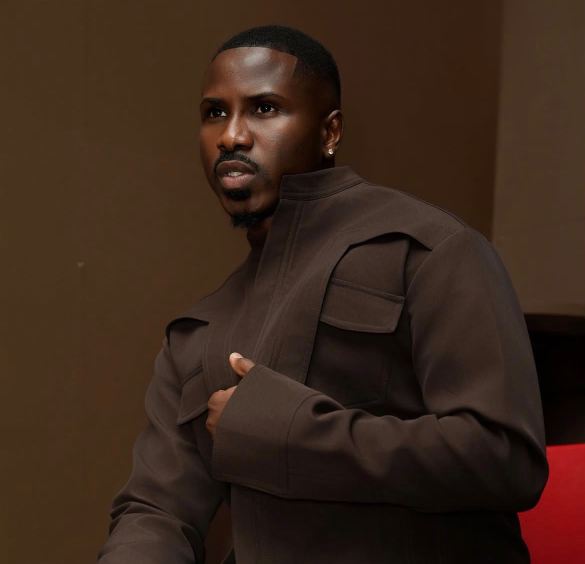
#> input picture backend/billetterie/ressources/artiste.jpeg, 1170 x 1128 px, found by its file name (shown at 1/2 size)
$ python generer_affiche.py
#> lines starting #> are read from the running program, lines starting #| are printed output that depends on the picture
"""Affiches et flyer « photo plein cadre » (300 dpi) — Dip Doundou Guiss, Mboro — CJICS présente.

Génère :
    public/affiche.jpg         A3 paysage (42 x 29,7 cm)  — servie sur le site (/affiche.jpg)
    public/affiche-40x30.jpg   40 x 30 cm paysage
    public/flyer-a5.jpg        flyer A5 portrait (14,8 x 21 cm)

Usage (depuis la racine du projet, sous Windows pour les polices) :
    pip install qrcode pillow numpy
    python outils/generer_affiche.py
"""
from pathlib import Path

import numpy as np
import qrcode
from PIL import Image, ImageDraw, ImageEnhance, ImageFilter, ImageFont

PROJET = Path(__file__).resolve().parent.parent
URL = 'https://billeteriecjics.com'
SITE = 'billeteriecjics.com'
ORGANISATEUR = 'CJICS'
INVITE = 'DJ DANY'  # artiste invité, affiché « avec DJ DANY » sous le nom
INFOLINE = ['+221 71 161 95 47', '+221 77 370 91 07', '+221 78 602 95 98']

DPI = 300
FORMATS = {
    'affiche.jpg': (420, 297),        # A3 paysage, en mm
    'affiche-40x30.jpg': (400, 300),  # 40 x 30 cm paysage
}

NOIR = (8, 8, 9)
OR_CLAIR, OR, OR_FONCE = (246, 222, 150), (212, 175, 55), (140, 109, 31)
CREME = (246, 242, 234)
GRIS = (190, 186, 178)
RUBIS = (232, 62, 86)
PLATINE = (214, 222, 236)

# (libellé, couleur du libellé, prix, couleur du prix)
TARIFS = [
    ('PRÉVENTE', OR, '2 500 FCFA', OR_CLAIR),
    ('JOUR J', RUBIS, '3 000 FCFA', CREME),
    ('VIP', OR_CLAIR, '10 000 FCFA', OR_CLAIR),
    ('VVIP', PLATINE, '25 000 FCFA', CREME),
]


# [11 lines left out: function grille_tarifs, not called in this run]

FONTS = 'C:/Windows/Fonts/'


def bahn(taille, style):
    f = ImageFont.truetype(FONTS + 'bahnschrift.ttf', int(taille))
    f.set_variation_by_name(style)
    return f


def serif(taille):
    return ImageFont.truetype(FONTS + 'georgiab.ttf', int(taille))


# [64 lines left out: functions taille_ajustee, degrade_vertical, texte_or, texte, ligne_invite, not called in this run]


def icone_tel(d, x, y, t, couleur):
    d.rounded_rectangle([x, y, x + t * 0.62, y + t], radius=t * 0.14, outline=couleur, width=max(3, int(t * 0.09)))
    d.line([x + t * 0.22, y + t * 0.83, x + t * 0.40, y + t * 0.83], fill=couleur, width=max(3, int(t * 0.08)))


def assombrir(base, alpha):
    """Superpose du noir selon un masque d'opacité (tableau numpy 0..1)."""
    masque = Image.fromarray((np.clip(alpha, 0, 1) * 255).astype('uint8'), 'L')
    base.paste(Image.new('RGB', base.size, NOIR), (0, 0), masque)


def photo_plein_cadre(source, W, H):
    """Photo agrandie pour couvrir toute l'affiche, l'artiste décalé vers la gauche."""
    echelle = 1.12 * max(W / source.width, H / source.height)
    pw, ph = int(source.width * echelle), int(source.height * echelle)
    photo = source.resize((pw, ph), Image.LANCZOS)
    visage_x = 0.44 * pw  # position du visage dans la photo d'origine
    gauche = int(np.clip(visage_x - 0.36 * W, 0, pw - W))
    photo = photo.crop((gauche, 0, gauche + W, H))
    photo = ImageEnhance.Contrast(photo).enhance(1.12)
    photo = ImageEnhance.Color(photo).enhance(1.05)
    return photo.filter(ImageFilter.UnsharpMask(radius=4, percent=70, threshold=2))


def generer(nom, largeur_mm, hauteur_mm, source):
    W, H = round(largeur_mm / 25.4 * DPI), round(hauteur_mm / 25.4 * DPI)
    u = H / 100
    affiche = photo_plein_cadre(source, W, H)

    # --- Ambiance : voiles sombres (lisibilité) + halo doré de scène
    xs = np.linspace(0, 1, W)[None, :]
    ys = np.linspace(0, 1, H)[:, None]
    voile = np.zeros((H, W))
    voile = np.maximum(voile, np.clip((xs - 0.50) / 0.16, 0, 1) ** 1.2 * 0.82)        # colonne droite
    voile = np.maximum(voile, np.clip((ys - 0.50) / 0.30, 0, 1) ** 1.1 * 0.94)        # bas (nom, infos)
    voile = np.maximum(voile, np.clip((0.14 - ys) / 0.14, 0, 1) * 0.75)               # haut (bandeau)
    vignette = np.clip(((xs - 0.4) ** 2 + (ys - 0.4) ** 2) ** 0.5 - 0.45, 0, 1) * 0.9
    assombrir(affiche, np.maximum(voile, vignette))

    halo = np.exp(-(((xs - 0.80) / 0.28) ** 2 + ((ys - 0.05) / 0.35) ** 2))
    lumiere = np.array(affiche).astype(float)
    lumiere += halo[..., None] * np.array([70, 52, 10])
    grain = np.random.default_rng(26).normal(0, 5, (H, W, 1))
    affiche = Image.fromarray(np.clip(lumiere + grain, 0, 255).astype('uint8'), 'RGB')

    d = ImageDraw.Draw(affiche)
    marge = int(4.5 * u)

    # --- Bandeau : CJICS présente
    f_org = serif(6.6 * u)
    d.text((marge, 3.2 * u), ORGANISATEUR, font=f_org, fill=OR_CLAIR)
    lo = d.textlength(ORGANISATEUR, font=f_org)
    texte(d, marge + lo + 2 * u, 5.8 * u, 'PRÉSENTE', bahn(2.4 * u, 'SemiBold'), CREME, lettrage=0.5 * u)
    texte(d, W - marge, 5.6 * u, SITE, bahn(2.4 * u, 'SemiBold'), GRIS, ancre='droite')

    # --- Colonne droite : rendez-vous
    xc = W - marge
    texte(d, xc, 15 * u, 'EN CONCERT LIVE', bahn(2.7 * u, 'Bold'), OR, lettrage=0.8 * u, ancre='droite')
    largeur_mois = d.textlength('DÉCEMBRE', font=bahn(5 * u, 'Bold'))
    _, _, _, bas_jour = texte_or(affiche, xc - largeur_mois - 2.4 * u, 18.5 * u, '26', serif(19 * u), ancre='droite', ombre=18)
    d = ImageDraw.Draw(affiche)
    texte(d, xc, 21.5 * u, 'DÉCEMBRE', bahn(5 * u, 'Bold'), CREME, ancre='droite')
    texte(d, xc, 28.2 * u, '2026', bahn(5 * u, 'Light'), CREME, ancre='droite')
    texte(d, xc, bas_jour + 2.6 * u, 'SAMEDI  ·  À PARTIR DE 19H', bahn(3.3 * u, 'Bold'), OR_CLAIR, lettrage=0.15 * u, ancre='droite')
    d.line([(xc - 34 * u, bas_jour + 8.6 * u), (xc, bas_jour + 8.6 * u)], fill=OR_FONCE, width=max(3, int(0.22 * u)))
    texte(d, xc, bas_jour + 10.4 * u, 'Terrain de tennis de la', bahn(2.7 * u, 'Regular'), CREME, ancre='droite')
    texte(d, xc, bas_jour + 13.8 * u, 'Cité Mbaye Mbaye', bahn(2.7 * u, 'Regular'), CREME, ancre='droite')
    texte(d, xc, bas_jour + 17.6 * u, 'MBORO', bahn(3.4 * u, 'Bold'), OR, lettrage=0.9 * u, ancre='droite')

    # --- QR code (coin bas droit)
    q = qrcode.QRCode(error_correction=qrcode.constants.ERROR_CORRECT_H, border=2, box_size=24)
    q.add_data(URL)
    q.make(fit=True)
    cote = int(19 * u)
    qr = q.make_image(fill_color='black', back_color='white').convert('RGB').resize((cote, cote), Image.NEAREST)
    qx, qy = W - marge - cote, int(64 * u)
    d.rounded_rectangle([qx - 1.1 * u, qy - 1.1 * u, qx + cote + 1.1 * u, qy + cote + 1.1 * u], radius=int(1.2 * u), fill='white', outline=OR, width=max(4, int(0.35 * u)))
    affiche.paste(qr, (qx, qy))
    d = ImageDraw.Draw(affiche)
    texte(d, qx + cote / 2, qy + cote + 2.2 * u, 'SCANNEZ & RÉSERVEZ', bahn(2.2 * u, 'Bold'), OR_CLAIR, lettrage=0.2 * u, ancre='centre')

    # --- Nom de l'artiste, en grand, en bas à gauche
    largeur_nom = qx - 4 * u - marge
    titre = taille_ajustee('DIP DOUNDOU GUISS', serif, 16 * u, largeur_nom)
    _, haut_nom, _, bas_nom = texte_or(affiche, marge, 50.5 * u, 'DIP DOUNDOU GUISS', titre, ombre=30)
    d = ImageDraw.Draw(affiche)
    bas_invite = ligne_invite(d, marge + 0.4 * u, bas_nom + 2.2 * u, 4.4 * u)

    # --- Tarifs, sous le nom
    yt = bas_invite + 2.6 * u
    x = marge
    f_etiq, f_prix = bahn(2.2 * u, 'Bold'), bahn(4.2 * u, 'Bold')
    for i, (etiquette, couleur, prix, couleur_prix) in enumerate(TARIFS):
        if i == 2:  # deuxième ligne : VIP
            x, yt = marge, yt + 5.6 * u
        le = texte(d, x, yt + 1.4 * u, etiquette, f_etiq, couleur, lettrage=0.3 * u)
        d.text((x + le + 1.4 * u, yt), prix, font=f_prix, fill=couleur_prix)
        x += le + 1.4 * u + d.textlength(prix, font=f_prix) + 5 * u

    # --- Infoline
    yb = 92.2 * u
    d.line([(marge, 89.8 * u), (qx - 4 * u, 89.8 * u)], fill=OR_FONCE, width=max(3, int(0.2 * u)))
    f_label, f_num = bahn(2.3 * u, 'Bold'), bahn(2.9 * u, 'Bold')
    lw = d.textlength('INFOLINE', font=f_label)
    d.rounded_rectangle([marge, yb - 0.5 * u, marge + lw + 2.4 * u, yb + 3.5 * u], radius=int(0.6 * u), fill=OR)
    d.text((marge + 1.2 * u, yb + 0.3 * u), 'INFOLINE', font=f_label, fill=NOIR)
    x = marge + lw + 5 * u
    for numero in INFOLINE:
        icone_tel(d, x, yb + 0.1 * u, 2.9 * u, OR)
        d.text((x + 3 * u, yb - 0.25 * u), numero, font=f_num, fill=CREME)
        x += 3 * u + d.textlength(numero, font=f_num) + 3.2 * u

    chemin = PROJET / 'public' / nom
    affiche.save(chemin, 'JPEG', quality=92, optimize=True, progressive=True, dpi=(DPI, DPI))
    print(f'{nom} : {W} x {H} px ({largeur_mm / 10:g} x {hauteur_mm / 10:g} cm à {DPI} dpi)')


# [73 lines left out: function generer_flyer, not called in this run]


def main():
    source = Image.open(PROJET / 'public' / 'artiste.jpeg').convert('RGB')
#> source is the input picture: PIL image 1170x1128 RGB; mean R, G, B 58.2, 38.5, 26.5
    for nom, (l, h) in FORMATS.items():
        generer(nom, l, h, source)
#> this loop made 1 pass
#> lo in generer on pass 1: 605.5
#> pass 1, in photo_plein_cadre, `photo = photo.crop((gauche, 0, gauche + W, H))`:
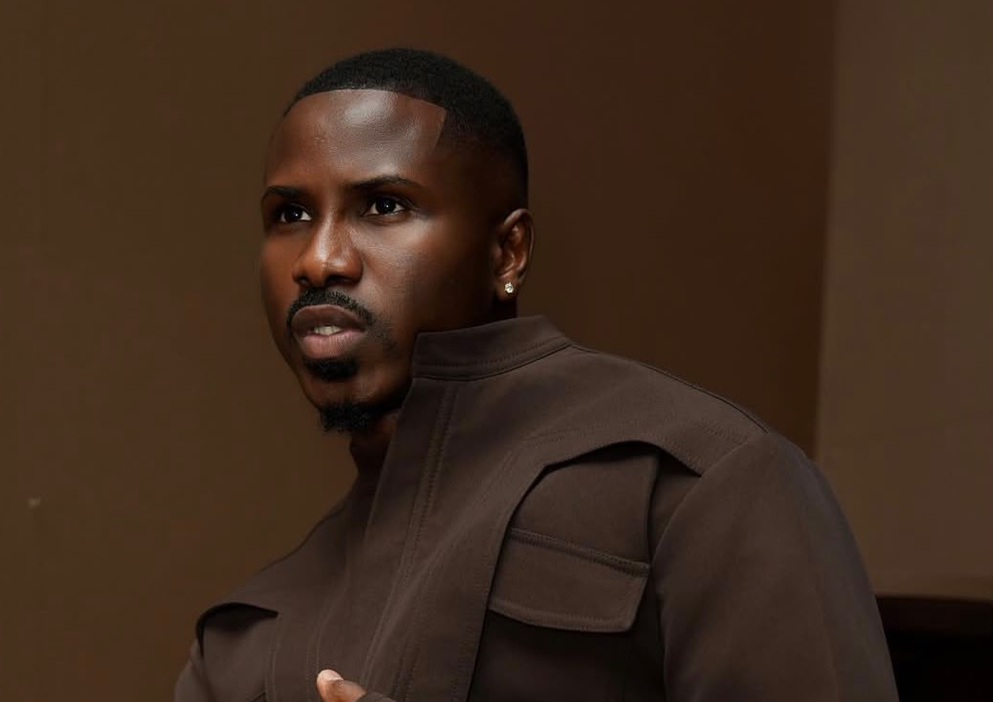
#> photo: PIL image 4961x3508 RGB (shown at 1/5 size); mean R, G, B 61.9, 42.2, 28.7
    generer_flyer('flyer-a5.jpg', 148, 210, source)


if __name__ == '__main__':
#> (the run stopped early here; a loop or call above may not have finished)
